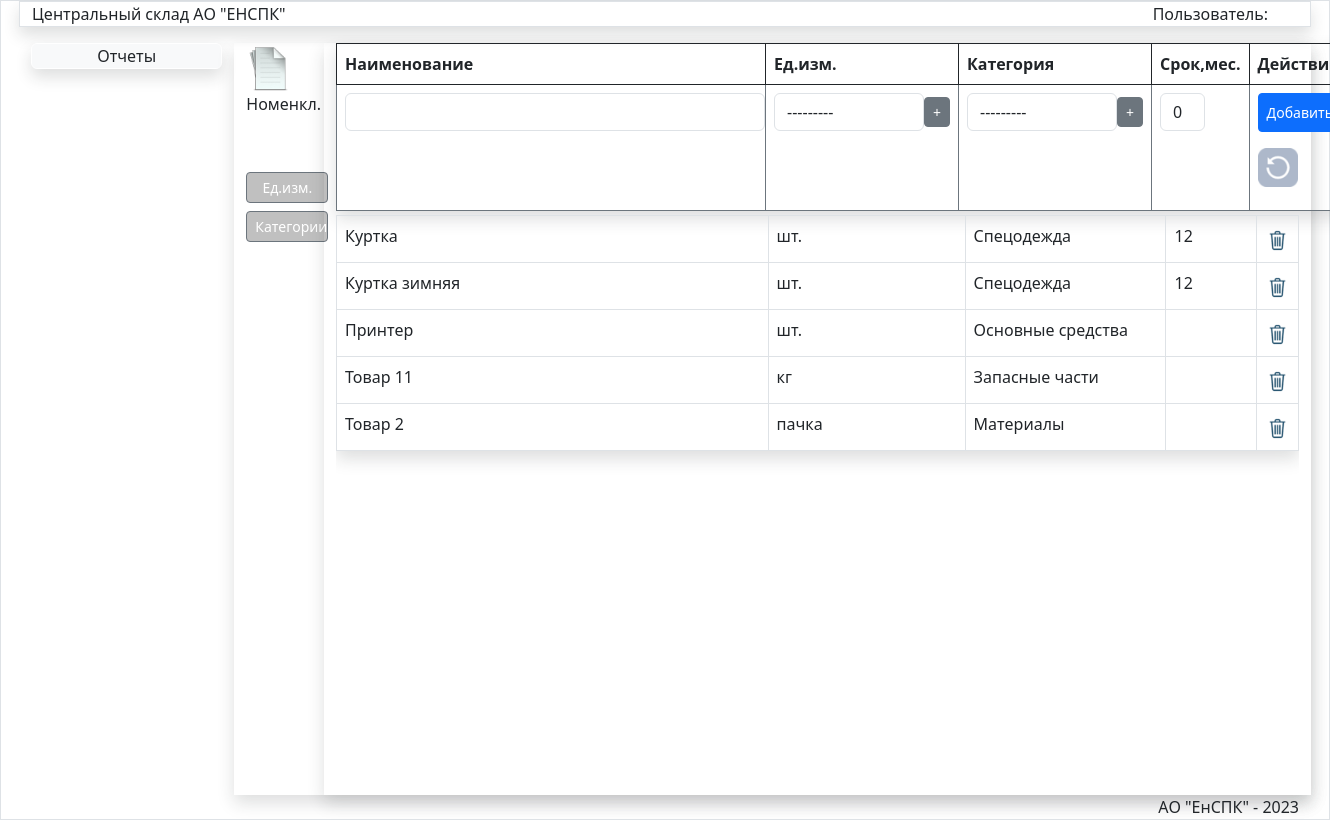
Before: /nom/ with the older database file.
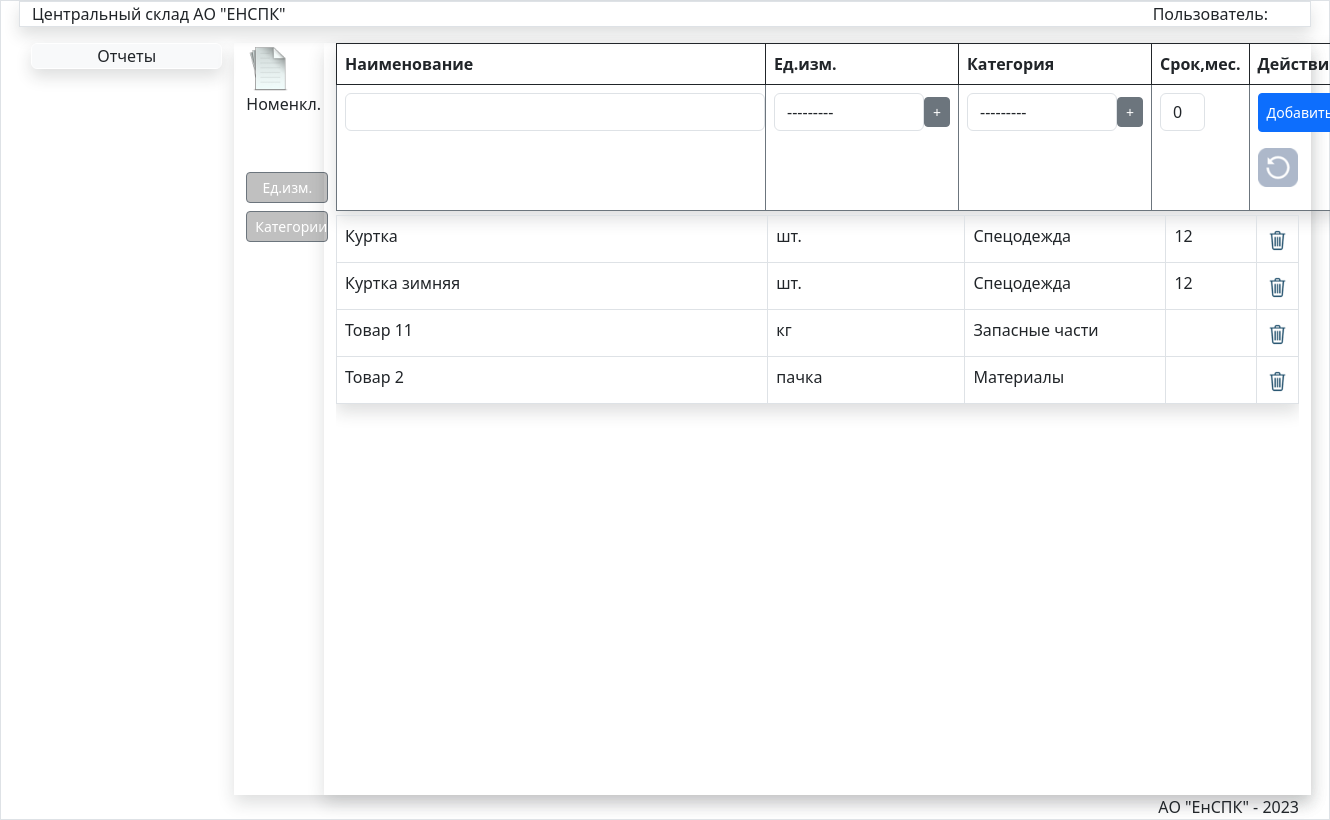
After: the same page with the newer database file.
### store/models.py (models this page shows, shortened)
class Nom(models.Model):
    title = models.CharField(max_length=150, verbose_name='Наименование', unique=True)
    izm=models.ForeignKey(Unit,verbose_name='Ед.изм.',on_delete=models.PROTECT)
    category = models.ForeignKey(Category, verbose_name='Категория', on_delete=models.PROTECT)
    srok=models.IntegerField(blank=True,default=0)
    updated_at = models.DateTimeField(auto_now=True, verbose_name='Создан')
    created_at = models.DateTimeField(auto_now_add=True, verbose_name='Обновлен')
    class Meta:
        verbose_name = 'Номенклатура'
        verbose_name_plural = 'Номенклатура'
        ordering = ['title', ]

class Unit(models.Model):
    title = models.CharField(max_length=100,verbose_name='Наименование',unique=True)
    def __str__(self):
        return self.title
    class Meta:
        verbose_name='Единица измерения'
        verbose_name_plural='Единицы измерения'
        ordering=['title',]

class Category(models.Model):
    title = models.CharField(max_length=100, verbose_name='Наименование категории',unique=True)
    def __str__(self):
        return self.title
    class Meta:
        verbose_name='Категория'
        verbose_name_plural='Категории'
        ordering=['title',]

### store/views.py (the view)
# urls.py: path('nom/', NomList, name='NomList'),
def NomList(request):
   unit=Nom.objects.all()
   if request.method == 'POST':
       form=NomForm(request.POST)
       form2=UnitForm(request.POST)
       print(request.POST)
       if form.is_valid():
           form.save()
           return redirect('NomList')
       if form2.is_valid():
           form2.save()
           return redirect('NomList')
   else:
       form=NomForm()
       form2=UnitForm()
       return render(request,'store/spr/NomList.html',{'title':"Номенклатура",'unit':unit,'form':form,'form2':form2,
   'btn_caption': 'Добавить', 'brd_class': 'border-secondary',
   'btn_class': 'btn-primary', 'pic_label': 'Номенкл.',
   'base_url': 'NomList', 'update_url': 'NomUpdate',
   'delete_url': 'NomDelete'})

### store/forms.py
class NomForm(forms.ModelForm):
   class Meta:
      model = Nom
      fields = ['title','izm','category','srok']
      widgets = {
    'title': forms.TextInput(attrs={'class': 'form-control', 'style': 'width:420px;'}),
    'izm': forms.Select(attrs={'class': 'form-control', 'style': 'width:150px;margin:0;'}),
    'category': forms.Select(attrs={'class': 'form-control', 'style': 'width:150px;'}),
     'srok': forms.TextInput(attrs={'class': 'form-control', 'style': 'width:45px;padding-right:0'}),
         }

class UnitForm(forms.ModelForm):
   class Meta:
      model = Unit
      fields = ['title']
      widgets = {
      'title': forms.TextInput(attrs={'class':'form-control','style':'width:945px;'}),
      }

### store/templates/store/spr/NomList.html (shortened to what this page needs)
{% extends 'store/menu.html' %}
{% load static %}
{% block DataArea %}
<form action="" method="post" id="mainform">
<div class="row">
    <div class="col-md-1  "><img src="{% static '/images/report.png' %}" class="miniature_sprav mt-1 ">{{pic_label}}
<div class="linkdiv">
        <a href="#" class="btn btn-secondary  btn-sm mb-2 mt-5 linkbtn" type="button" data-bs-toggle="modal" data-bs-target="#exampleModal">  Ед.изм.</a>
        <a href="#" class="btn btn-secondary btn-sm linkbtn">Категории</a>
</div>
    </div>
<div class="col-md-11 mx-auto shadow ">
<table class="table  shadow mb-1">
 <thead>
    <tr class="">
        <th class="border border-dark" >Наименование</th>
        <th colspan="2" class="border border-dark border-end-0" >Ед.изм.</th>
        <th class="border border-dark border-start-0" ></th>
        <th class="border border-dark border-end-0" >Категория</th>
        <th class="border border-dark border-start-0" ></th>
        <th class="border border-dark" title="Только для спецодежды" style="width:40px;">Срок,мес.</th>
        <th class=" border border-dark" colspan="2">Действие</th>
    </tr>
 </thead>
    <div>
    <td class=" {{brd_class}} border border-end-0 " style="padding-right:0px;"  > {{ form.title}} </td>
    <td class="{{brd_class}}  border border-end-0" colspan="2" style="padding-right:0px;"> {{form.izm}}</td>
        <td style="padding-left:0; " class=" {{brd_class}} border border-start-0"><a href="#" class="btn btn-secondary btn-sm mt-1" style="height:30px;" >+</a></td>
     <td class=" {{brd_class}} border border-end-0" style="padding-right:0px;"> {{ form.category}}</td>
     <td style="padding-left:0;" class=" {{brd_class}} border border-start-0"><a href="#" class="btn btn-secondary btn-sm mt-1" style="height:30px;" >+</a></td>
     <td style="padding-right:0;" class=" {{brd_class}} border text-center pr-0" title="Только для спецодежды" > {{ form.srok}}</td>
<td class="pt-2 border {{brd_class}} "> <button type="submit" class="btn {{btn_class}} btn btn-sm mb-3 pt-2 pb-2 bt-3 " form="mainform"  >
    {{btn_caption}}</button>
       <a href="{% url base_url %}"  ><img src="{% static '/images/update.png' %}" class="btnupdate"><a>
</form>
<div class="scrolltable2">
<table class="table shadow table-bordered mt-0">
<tbody>
    {% for item in unit %}
<tr>
<td style="width:460px;">
<a href="{% url update_url item.pk %}" class=" text-dark  ">{{item.title}}</a>
</td>
<td style="width:208px;">{{item.izm}}</td>
 <td style="width:208px;">{{item.category}}</td>
 <td style="width:95px;">
{% if item.srok != 0 %}
      {{item.srok}}
      {% endif %}
</td>
<td class="text-center">
    <a href="{% url delete_url item.pk %}" class="lead text-dark  ">
    <img src="{% static '/images/del.png' %}" class="miniature2"></td></a>
</tr>
{% endfor %}
</tbody>
</table>
</div>
</div>
</div>
{% endblock DataArea %}

Changed rows visible on the page:
removed Nom: title "Принтер", izm "шт.", category "Основные средства"
